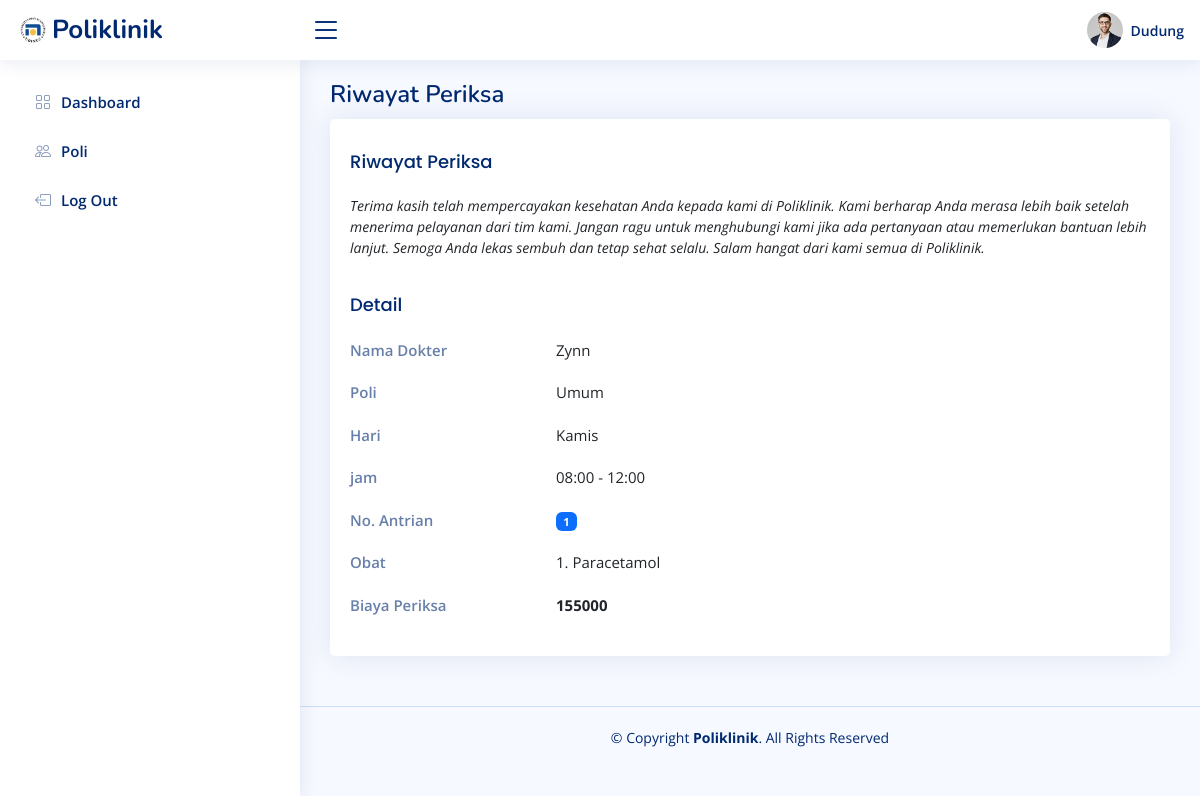
The page /pages/pasien/poli/detail.php?id=13 (signed in) on the database its author committed.
### tables this page shows
CREATE TABLE `daftar_poli` (
  `id` int(10) UNSIGNED NOT NULL,
  `id_pasien` int(11) UNSIGNED NOT NULL,
  `id_jadwal` int(11) UNSIGNED NOT NULL,
  `keluhan` text NOT NULL,
  `no_antrian` int(10) UNSIGNED NOT NULL,
  `status_periksa` enum('0','1') NOT NULL
);

CREATE TABLE `dokter` (
  `id` int(11) NOT NULL,
  `nama` varchar(255) NOT NULL,
  `password` varchar(50) NOT NULL,
  `alamat` varchar(255) NOT NULL,
  `no_hp` varchar(50) NOT NULL,
  `id_poli` int(11) NOT NULL
);

CREATE TABLE `poli` (
  `id` int(11) NOT NULL,
  `nama_poli` varchar(25) NOT NULL,
  `keterangan` text NOT NULL
);

CREATE TABLE `jadwal_periksa` (
  `id` int(10) UNSIGNED NOT NULL,
  `id_dokter` int(11) NOT NULL,
  `hari` enum('Senin','Selasa','Rabu','Kamis','Jumat','Sabtu') NOT NULL,
  `jam_mulai` time NOT NULL,
  `jam_selesai` time NOT NULL,
  `status_jadwal` varchar(255) NOT NULL DEFAULT 'Tidak Aktif'
);

CREATE TABLE `periksa` (
  `id` int(11) NOT NULL,
  `id_daftar_poli` int(11) UNSIGNED NOT NULL,
  `tgl_periksa` datetime NOT NULL,
  `catatan` text NOT NULL,
  `biaya_periksa` int(11) NOT NULL
);

### pages/pasien/poli/riwayat.php (the view)
<?php
require '../../../config/db_connection.php';
$id = $_GET['id'];
$ambilDetail = mysqli_query($mysqli, "SELECT
        dp.id as idDetailPeriksa,
        daftar_poli.id as idDaftarPoli,
        poli.nama_poli,
        dokter.nama,
        jadwal_periksa.hari,
        DATE_FORMAT(jadwal_periksa.jam_mulai, '%H:%i') as jamMulai,
        DATE_FORMAT(jadwal_periksa.jam_selesai, '%H:%i') as jamSelesai,
        daftar_poli.no_antrian,
        p.id as idPeriksa,
        p.tgl_periksa,
        p.catatan,
        p.biaya_periksa,
        GROUP_CONCAT(o.id) as idObat,
        GROUP_CONCAT(o.nama_obat) as namaObat
        FROM daftar_poli
        INNER JOIN jadwal_periksa ON daftar_poli.id_jadwal = jadwal_periksa.id
        INNER JOIN dokter ON jadwal_periksa.id_dokter = dokter.id
        INNER JOIN poli ON dokter.id_poli = poli.id
        LEFT JOIN periksa p ON daftar_poli.id = p.id_daftar_poli
        LEFT JOIN detail_periksa dp ON p.id = dp.id_periksa
        LEFT JOIN obat o ON dp.id_obat = o.id
        WHERE daftar_poli.id = '$id'
        GROUP BY p.id");
$data = mysqli_fetch_assoc($ambilDetail);
?>
<main id="main" class="main">
    <div class="pagetitle">
        <h1>Riwayat Periksa</h1>
    </div>
    <section class="section profile">
        <div class="row">
            <div class="col-xl-12">
                <div class="card">
                    <div class="card-body pt-1">
                        <div class="tab-content pt-2">
                            <div class="tab-pane fade show active profile-overview" id="profile-overview">
                                <h5 class="card-title">Riwayat Periksa</h5>
                                <p class="small fst-italic">Terima kasih telah mempercayakan kesehatan Anda kepada kami di Poliklinik. Kami berharap Anda merasa lebih baik setelah menerima pelayanan dari tim kami. Jangan ragu untuk menghubungi kami jika ada pertanyaan atau memerlukan bantuan lebih lanjut. Semoga Anda lekas sembuh dan tetap sehat selalu. Salam hangat dari kami semua di Poliklinik.</p>
                                <h5 class="card-title">Detail</h5>
                                <div class="row">
                                    <div class="col-lg-3 col-md-4 label ">Nama Dokter</div>
                                    <div class="col-lg-9 col-md-8"><?php echo $data['nama'] ?></div>
                                </div>
                                <div class="row">
                                    <div class="col-lg-3 col-md-4 label">Poli</div>
                                    <div class="col-lg-9 col-md-8"><?php echo $data['nama_poli'] ?></div>
                                </div>
                                <div class="row">
                                    <div class="col-lg-3 col-md-4 label">Hari</div>
                                    <div class="col-lg-9 col-md-8"><?php echo $data['hari'] ?></div>
                                </div>
                                <div class="row">
                                    <div class="col-lg-3 col-md-4 label">jam</div>
                                    <div class="col-lg-9 col-md-8"><?php echo $data['jamMulai'] ?> - <?php echo $data['jamSelesai'] ?></div>
                                </div>
                                <div class="row">
                                    <div class="col-lg-3 col-md-4 label">No. Antrian</div>
                                    <div class="col-lg-9 col-md-8">
                                        <span class="badge bg-primary"><?php echo $data['no_antrian'] ?></span>
                                    </div>
                                </div>
                                <div class="row">
                                    <div class="col-lg-3 col-md-4 label">Obat</div>
                                    <div class="col-lg-9 col-md-8"><?php
                                                                    $namaObatArray = explode(',', $data['namaObat']);
                                                                    foreach ($namaObatArray as $index => $namaObat) {
                                                                        echo ($index + 1) . ". " . $namaObat . "<br>";
                                                                    }
                                                                    ?></div>
                                </div>
                                <div class="row">
                                    <div class="col-lg-3 col-md-4 label">Biaya Periksa</div>
                                    <div class="col-lg-9 col-md-8"><strong><?php echo $data['biaya_periksa'] ?></strong></div>
                                </div>
                            </div>
                        </div>
                    </div>
                </div>
            </div>
        </div>
    </section>
</main>

### assets/niceadmin/css/style.css (style rules this page uses)
:root { scroll-behavior: smooth; }
body { font-family: "Open Sans", sans-serif; background: #f6f9ff; color: #444444; }
h1, h2, h3, h4, h5, h6 { font-family: "Nunito", sans-serif; }
#main { margin-top: 60px; padding: 20px 30px; transition: all 0.3s; }
.pagetitle { margin-bottom: 10px; }
.pagetitle h1 { font-size: 24px; margin-bottom: 0; font-weight: 600; color: #012970; }
.card { margin-bottom: 30px; border: none; border-radius: 5px; box-shadow: 0px 0 30px rgba(1, 41, 112, 0.1); }
.card-title { padding: 20px 0 15px 0; font-size: 18px; font-weight: 500; color: #012970; font-family: "Poppins", sans-serif; }
.card-body { padding: 0 20px 20px 20px; }
@media (min-width: 1200px) { #main, #footer { margin-left: 300px; } }
.profile .profile-overview .row { margin-bottom: 20px; font-size: 15px; }
.profile .profile-overview .card-title { color: #012970; }
.profile .profile-overview .label { font-weight: 600; color: rgba(1, 41, 112, 0.6); }

### rows shown on the page
daftar_poli: dokter.nama "Zynn", poli.nama_poli "Umum", id_jadwal.hari "Kamis", no_antrian "1", namaObat "Paracetamol", periksa.biaya_periksa "155000"

### other values the page prints
$username "Dudung"
$data['jamMulai'] "08:00"
$data['jamSelesai'] "12:00"
